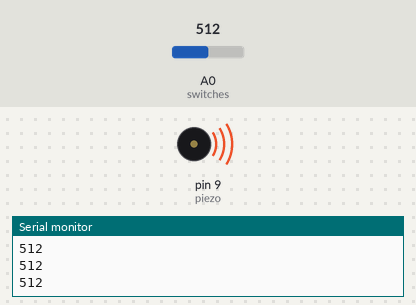
The sketch below on a simulated Arduino Uno, built with avr-gcc and run on an emulated ATmega328P. Shown: buzzer (waves = sounding), the last lines printed to the serial monitor. The inputs (shaded band) are chosen by the test bench; at power-on: A0 (switches) = 512.

Above: at 1.2 s.
1.3 s: A0 (switches) set to 488
At 2.5 s:
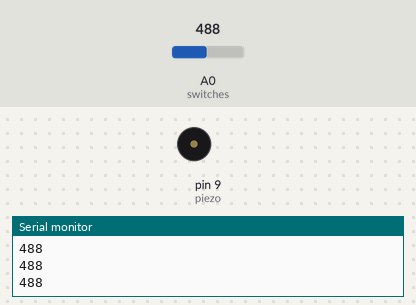
2.8 s: A0 (switches) set to 510
At 4.0 s:
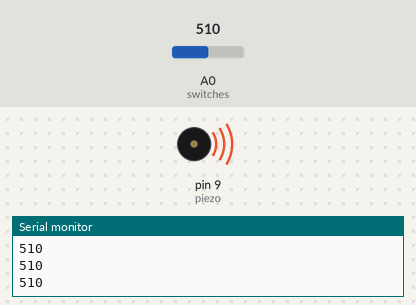
4.3 s: A0 (switches) set to 490
At 5.0 s:
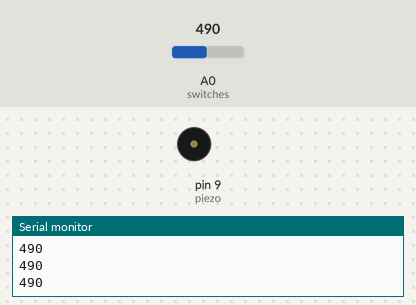
Timing chart, 0 to 7.3 s (numbered marks = the images above; inputs shaded):
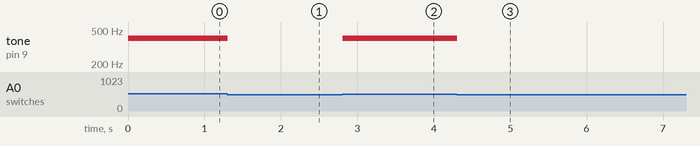

Measured:
- the behaviour switches between 500 and 499 on A0 (switches) (found by bisection; images 0 and 1)
- after the input at 1.3 s, tone on pin 9 (piezo): 400 Hz → silent at once
- after the input at 2.8 s, tone on pin 9 (piezo): silent → 400 Hz at once
- after the input at 4.3 s, tone on pin 9 (piezo): 400 Hz → silent at once

The sketch:

keyboard_instrument.ino
```cpp
// C++ code
//
int piezo = 9;
int switches = A0;

void setup()
{
  pinMode(switches, INPUT);
  pinMode(piezo, OUTPUT);
  Serial.begin(9600);

}

void loop()
{
  int signal = analogRead(switches);
  Serial.println(signal);

  int array[] = {200, 400, 600, 800};

  if(signal == 1023){
    tone(piezo, array[0]);
  }
  else if(signal >= 500 && signal <= 551){
    tone(piezo, array[1]);
  }
  else if(signal == 552 && signal >= 600){
    tone(piezo, array[2]);
  }
  else if(signal == 650){
    tone(piezo, array[3]);
  }
  else {
    noTone(piezo);
  }
}
```
